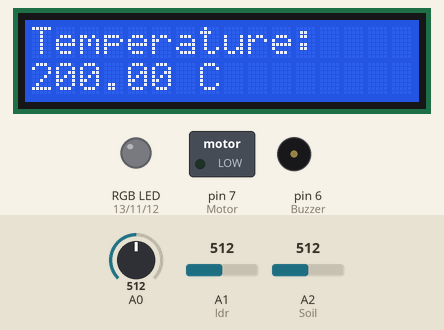
Recording of a sketch running on a simulated Arduino Uno, built with avr-gcc and run on an emulated ATmega328P. Parts: 16×2 character LCD, switched loads named in the sketch (green lamp = pin HIGH), an RGB LED mixed from three pins (HIGH = lit), buzzer (waves = sounding, pin HIGH). Inputs (shaded band) come from the test bench; at power-on: A0 = 512, A2 (Soil) = 512, A1 (ldr) = 512.

Above: at 5.3 s.
5.4 s: A0 set to 200
At 14.3 s:
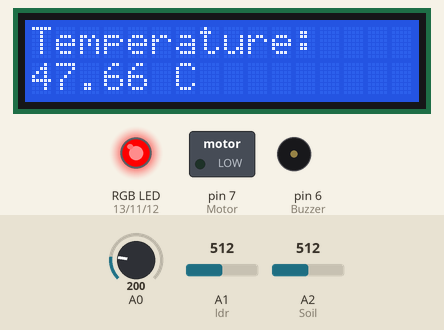
16.7 s: A0 set to 169
At 18.9 s:
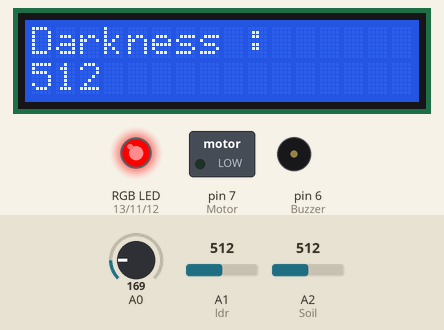
25.8 s: A2 (Soil) set to 212
At 32.8 s:
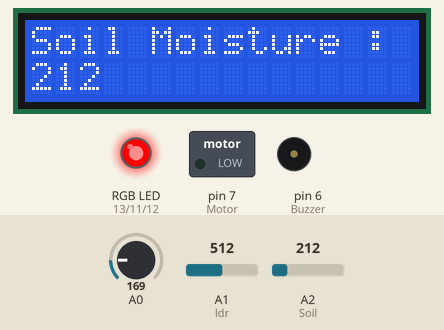
35.9 s: A2 (Soil) set to 184
At 47.5 s:
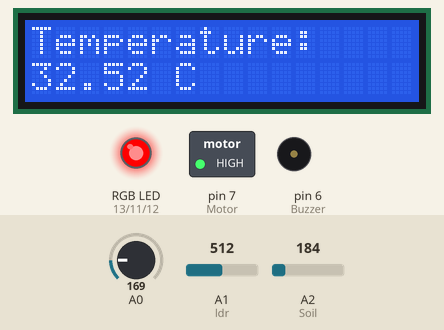
47.8 s: A0 set to 210
At 55.2 s:
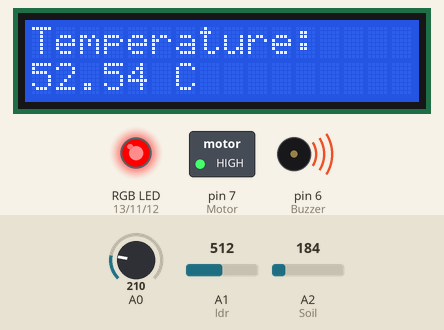
59.7 s: A0 set to 122
At 64.4 s:
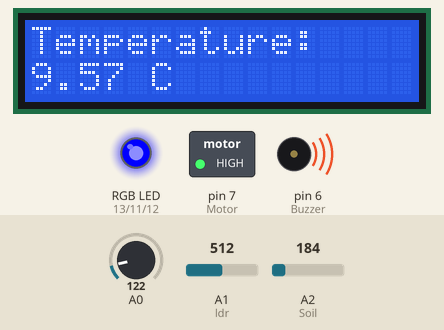
Timing chart, 0 to 68.2 s (numbered marks = the images above; inputs shaded):
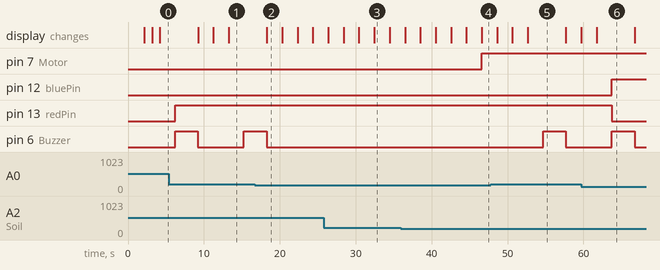

Measured:
- the behaviour switches between 185 and 184 on A0 (found by bisection; images 1 and 2)
- the behaviour switches between 201 and 200 on A2 (Soil) (found by bisection; images 3 and 4)
- after the input at 16.7 s, pin 6 (Buzzer): goes on until 18.3 s, then stays LOW
- after the input at 35.9 s, pin 7 (Motor): LOW → HIGH after 10.7 s
- after the input at 47.8 s, pin 6 (Buzzer): LOW → HIGH after 6.9 s, → LOW 3.0 s later
- after the input at 59.7 s, pin 12 (bluePin): LOW → HIGH after 4.0 s; pin 13 (redPin): HIGH → LOW after 4.0 s
- what the display in image 2 shows lasts 2.0 s, from 18.3 s to 20.3 s

The sketch:

tinkercad.ino
```cpp
#include <Wire.h>
#include <LiquidCrystal_I2C.h>
LiquidCrystal_I2C lcd(32,16,2);

const int ldr = A1;
const int Soil= A2;
const int Motor= 7;
const int Buzzer= 6;

// RGB LED pins
const int redPin = 13;
const int greenPin = 11;
const int bluePin = 12;

void setup()
{
  Serial.begin(9600);
  pinMode(ldr, INPUT);
  pinMode(Soil,INPUT);
  pinMode(Motor,OUTPUT);
  pinMode(Buzzer,OUTPUT);

  // RGB pin setup
  pinMode(redPin, OUTPUT);
  pinMode(greenPin, OUTPUT);
  pinMode(bluePin, OUTPUT);

  lcd.begin(16,2);
  lcd.init();
  lcd.backlight();
  lcd.setCursor(0, 0);
  lcd.print("   Hi...");
  lcd.setCursor(0, 1);
  lcd.print("   Welcome To ");
  delay(2000);
  lcd.clear();
  lcd.setCursor(0, 0);
  lcd.print(" Health ");
  lcd.setCursor(0, 1);
  lcd.print(" Monitoring ");
  delay(1000);
  lcd.clear();
  lcd.setCursor(0, 0);
  lcd.print("  System ");
  delay(1000);
}

void loop()
{
  int Lm_35 = analogRead(A0);
  int LDR = analogRead(ldr);
  int Moisture = analogRead(Soil);

  float temperature = (Lm_35 * 5.0 / 1024.0 - 0.5 ) * 100.0;

  lcd.clear();
  lcd.setCursor(0, 0);
  lcd.print("Temperature: ");
  lcd.setCursor(0, 1);
  lcd.print(temperature);
  lcd.print(" C");
  delay(2000);

  // RGB logic based on temperature
  if (temperature < 20) {
    // Cold → Blue
    digitalWrite(redPin, LOW);
    digitalWrite(greenPin, LOW);
    digitalWrite(bluePin, HIGH);
  }
  else if (temperature >= 20 && temperature <= 30) {
    // Normal → Green
    digitalWrite(redPin, LOW);
    digitalWrite(greenPin, HIGH);
    digitalWrite(bluePin, LOW);
  }
  else {
    // Hot → Red
    digitalWrite(redPin, HIGH);
    digitalWrite(greenPin, LOW);
    digitalWrite(bluePin, LOW);
  }

  if(temperature<10||temperature>40)
  {
    digitalWrite(Buzzer,HIGH);
    delay(3000);
    digitalWrite(Buzzer,LOW);
  }

  lcd.clear();
  lcd.setCursor(0, 0);
  lcd.print("Darkness :   ");
  lcd.setCursor(0, 1);
  lcd.print(LDR);
  delay(2000);

  lcd.clear();
  lcd.setCursor(0, 0);
  lcd.print("Soil Moisture : ");
  lcd.setCursor(0, 1);
  lcd.print(Moisture);
  delay(2000);

  if(Moisture<=200)
  {
    digitalWrite(Motor,HIGH);
  }
  else
  {
    digitalWrite(Motor,LOW);
  }
}
```
